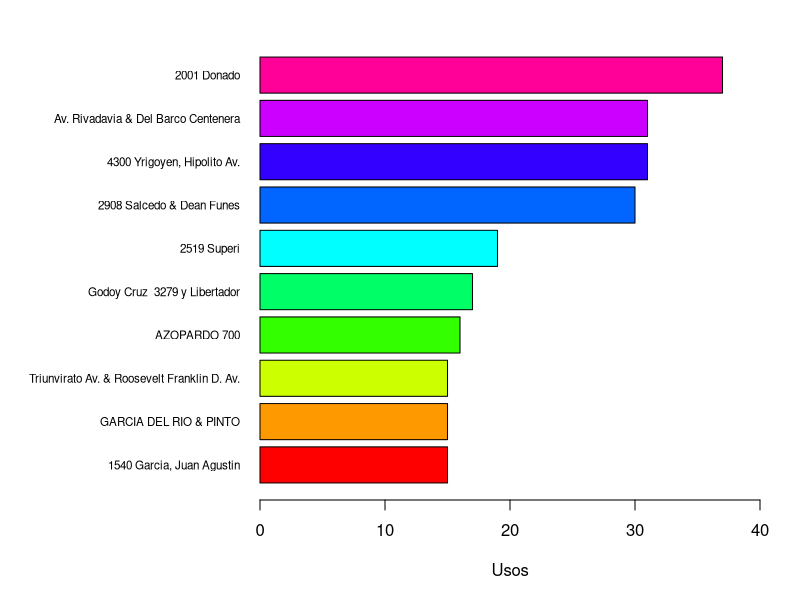
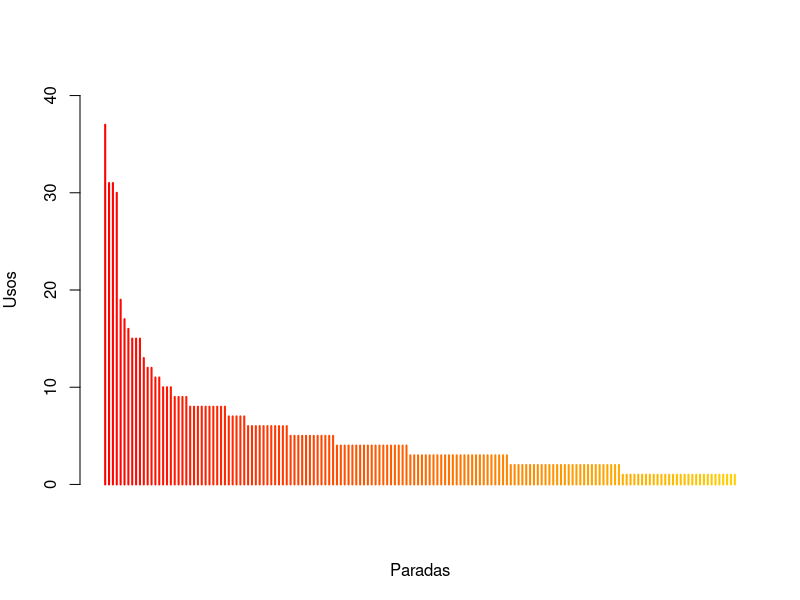
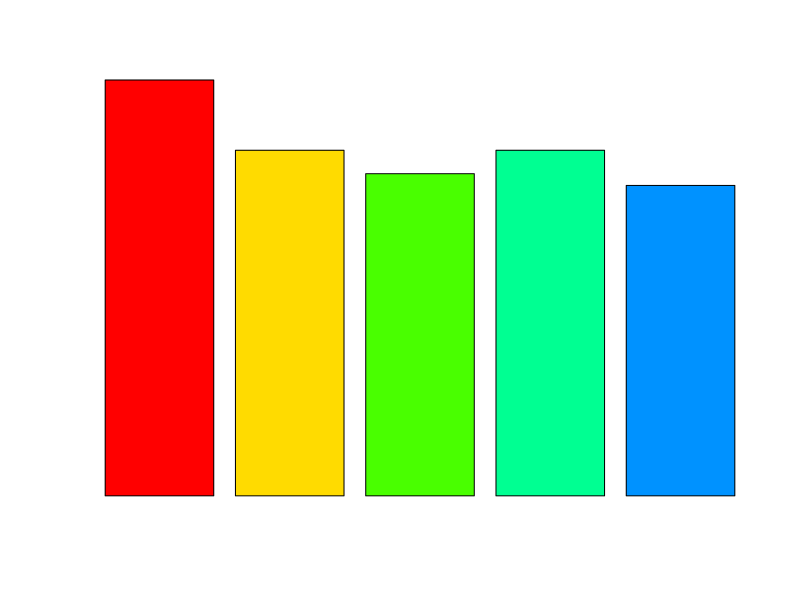

These charts were generated, in order, by the following R code: (Note: this script raises an error after producing the figures.)
## ---- chunk 1
library(knitr)
usuarios = read.table("usuarios5.csv", header = TRUE, sep = ",")
recorridos = read.table("recorridos5.csv", header = TRUE, sep = ",")
usuarios$genero_usuario = as.factor(usuarios$genero_usuario)
usuarios_recorridos = merge(usuarios, recorridos)

attach(recorridos)

dias = factor(recorridos$dia, levels = c("Domingo", "Lunes", "Martes", "Miércoles", "Jueves", "Viernes", "Sábado"))
usuarios_recorridos$dia = factor(dias)

direcciones = as.factor(c(direccion_estacion_origen, direccion_estacion_destino))

vn = sort(table(direcciones), decreasing = TRUE)
vn2 = sort(vn, decreasing = TRUE)[1:10]
## ---- chunk 2
par(mar=c(5,13,2,2))
barplot(sort(vn2, decreasing = FALSE), las=1, xlim = c(0, 40), xlab = "Usos", col = rainbow(10), horiz = TRUE, cex.names=0.7)
## ---- chunk 3
par(mar=c(5,4,4,2))
plot(vn, ylim = c(0, 40), xaxt='n', xlab = "Paradas", ylab = "Usos", col = rainbow(1200))
## ---- chunk 4
viajes_semana = table(usuarios_recorridos$dia)
barplot(viajes_semana, xlab = "Dia", ylab = "Viajes", names = levels(dias), col = rainbow(7), beside = TRUE)
## ---- chunk 5
viajes_sexo_semana = table(usuarios_recorridos$genero_usuario, usuarios_recorridos$dia)
barplot(viajes_sexo_semana, xlab = "Dia", ylab = "Viajes", names = levels(dias), col = c("#FF8989", "#A6F6F1", "#CEFA8A"), beside = TRUE)
legend("topright", legend = c("Mujeres", "Hombres", "Otros"), fill = c("#FF8989", "#A6F6F1", "#CEFA8A"))
## ---- chunk 6
usuarios_generos = table(usuarios$genero_usuario)
porcentajes_generos = usuarios_generos
porcentajes_generos = paste(c("Mujeres", "Hombres", "Otros"), porcentajes_generos)
porcentajes_generos = paste(porcentajes_generos, "%", sep = "")
pie(usuarios_generos, labels = porcentajes_generos, col = c("#FF8989", "#A6F6F1", "#CEFA8A"))
## ---- chunk 7
viajes_sexo = table(usuarios_recorridos$genero_usuario)
porcentajes_viajes_sexo = round((viajes_sexo * 100)/417)
porcentajes_viajes_sexo = paste(c("Mujeres", "Hombres", "Otros"), porcentajes_viajes_sexo)
porcentajes_viajes_sexo = paste(porcentajes_viajes_sexo, "%", sep = "")
pie(viajes_sexo, labels = porcentajes_viajes_sexo, col = c("#FF8989", "#A6F6F1", "#CEFA8A"))
## ---- chunk 8
stem(usuarios$edad_usuario, atom = 10)
hist(usuarios$edad_usuario, main = "", xlab = "Edades", ylab = "Cantidad", col = "purple", ylim = c(0, 25), xaxp = c(10, 65, 11))
## ---- chunk 9
hist(usuarios_recorridos$edad_usuario, main = "", xlab = "Edades", ylab = "Cantidad", col = "purple", ylim = c(0, 140), xaxp = c(10, 65, 11))
## ---- chunk 10
intervalos_edades = cut(usuarios_recorridos$edad_usuario, breaks = c(15, 20, 25, 30, 35, 40, 45, 50, 55, 60, 65))
frecuencia_absoluta = table(intervalos_edades)
frecuencia_relativa = prop.table(frecuencia_absoluta)
porcentaje = frecuencia_relativa * 100
frecuencia_absoluta_acumulada = cumsum(frecuencia_absoluta)
frecuencia_relativa_acumulada = cumsum(frecuencia_relativa)
porcentaje_acumulado = cumsum(porcentaje)
tabla_edad = cbind(frecuencia_absoluta, frecuencia_relativa, porcentaje, frecuencia_absoluta_acumulada, frecuencia_relativa_acumulada, porcentaje_acumulado)
kable(tabla_edad, caption = "Viajes por Franjas Etarias", col.names = c("Frecuencia Absoluta", "Frecuencia Relativa", "Porcentaje", "Frec abs acumulada", "Frec rel acumulada", "Porc acumulado"), digits = 2, align = "cccccc")
## ---- chunk 11
boxplot(recorridos$duracion_recorrido, horizontal = TRUE, xlab = "Duracion de viaje (en segundos)", boxfill="lightblue", outline = FALSE)

boxplot(recorridos$duracion_recorrido, horizontal = TRUE, xlab = "Duracion de viaje (en segundos)", boxfill="lightblue")


intervalos_horas = cut(recorridos$duracion_recorrido, breaks = c(0, 1800, 3600, 5400, 19800), dig.lab = 10)
frecuencia_absoluta = table(intervalos_horas)
frecuencia_relativa = prop.table(frecuencia_absoluta)
porcentaje = frecuencia_relativa * 100
frecuencia_absoluta_acumulada = cumsum(frecuencia_absoluta)
frecuencia_relativa_acumulada = cumsum(frecuencia_relativa)
porcentaje_acumulado = cumsum(porcentaje)
tabla_duracion_recorridos = cbind(frecuencia_absoluta, frecuencia_relativa, porcentaje, frecuencia_absoluta_acumulada, frecuencia_relativa_acumulada, porcentaje_acumulado)
kable(tabla_duracion_recorridos, caption = "Duraciones de recorridos", col.names = c("Frecuencia Absoluta", "Frecuencia Relativa", "Porcentaje", "Frec abs acumulada", "Frec rel acumulada", "Porc acumulado"), digits = 2, align = "cccccc")
## ---- chunk 12
boxplot(recorridos$distancia, horizontal = TRUE, xlab = "Duracion de viaje (en segundos)", boxfill="lightblue")

plot(recorridos$duracion_recorrido~recorridos$distancia,ylab = "Duración",xlab = "Distancia")
